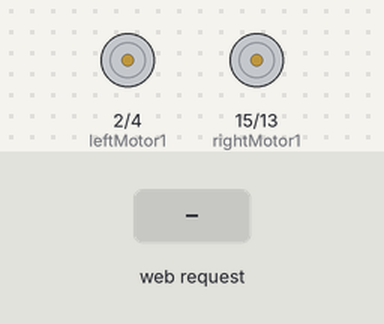
The sketch below on a simulated ESP32. On the bench: motor-driver pin pairs drawn as motors (green arrow = first pin HIGH = forward, orange = second pin HIGH = backward, longer = more drive, scaled by the enable pin). The test bench sets the inputs (shaded band). WiFi joins after 1.5 s; servers stay silent unless stated; what the sketch prints to the serial monitor is not drawn.

Above: at 2.7 s.
2.8 s: HTTP request GET /forward received
At 3.6 s:
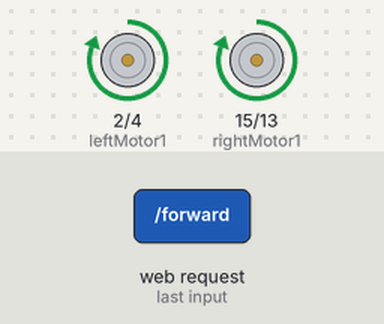
4.3 s: HTTP request GET /reverse received
At 4.8 s:
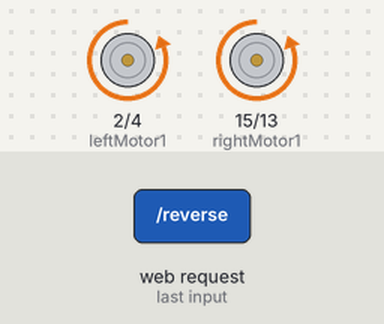
5.8 s: HTTP request GET /left received
At 7.0 s:
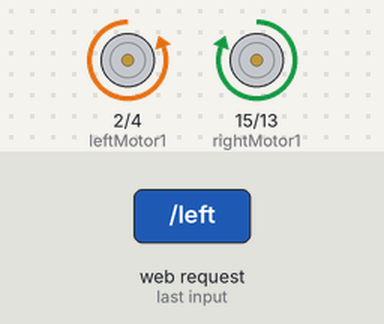
7.3 s: HTTP request GET /munduki received
At 8.3 s:
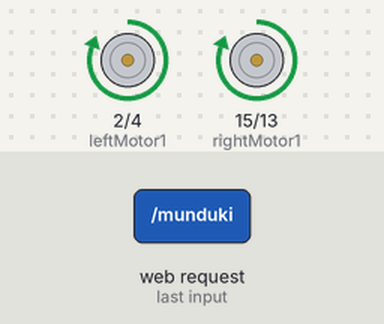
8.8 s: HTTP request GET /venaka received
At 9.4 s:
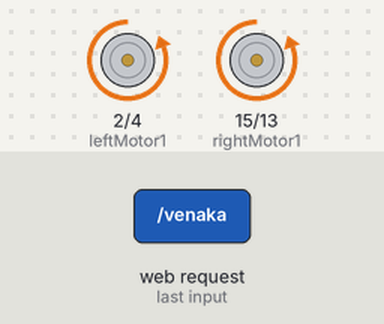
Timing chart, 0 to 11.3 s (numbered marks = the images above; inputs shaded):
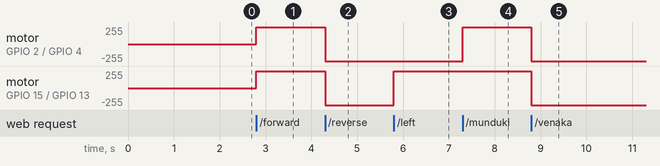

The sketch:

run.ino
```cpp
#include <WiFi.h>
#include<Arduino.h>
WiFiClient client;
WiFiServer server(80);
const char* ssid = "ARUN_KUMAR";
const char* password = "arunkumar";
String  command =""; // Command received from Android device

// Set Motor Control Pins
int rightMotor2 = 13;    // D7 - right Motor -
int rightMotor1 = 15;    // D8 - right Motor +
int leftMotor2 = 4;    // D3 - left Motor -
int leftMotor1 = 2;    // D4 - left Motor +
int eneLeftMotor = 12;  // D6 - enable Mortor Left
int eneRightMotor = 14; // D5 - enable Mortor Right


void setup()
{
  Serial.begin(115200);

  pinMode(eneLeftMotor, OUTPUT);
  pinMode(eneRightMotor, OUTPUT);
  pinMode(leftMotor1, OUTPUT);
  pinMode(leftMotor2, OUTPUT);
  pinMode(rightMotor1, OUTPUT);
  pinMode(rightMotor2, OUTPUT);

  digitalWrite(eneLeftMotor,LOW);
  digitalWrite(eneRightMotor,LOW);
  digitalWrite(leftMotor1,LOW);
  digitalWrite(leftMotor2,LOW);
  digitalWrite(rightMotor1,LOW);
  digitalWrite(rightMotor2,LOW);

  connectWiFi();
  server.begin();
}

void loop()
{
    client = server.available();
    if (!client) return;
    command = checkClient ();

         if (command == "forward" || command == "munduki" || command == "aage")  forwardMotor();
    else if (command == "reverse" || command == "venaka"  || command == "piche") reverseMotor();
    else if (command == "left"    || command == "yedama"  || command == "die")   leftMotor();
    else if (command == "right"   || command == "kudi"    || command == "bhai")  rightMotor();
    else if (command == "stop"    || command == "aagu"    || command == "ruk")   stopMotor();

    sendBackEcho(command); // send command echo back to android device
    command = "";
}

/* command motor forward */
void forwardMotor(void)
{
  digitalWrite(eneLeftMotor,HIGH);
  digitalWrite(eneRightMotor,HIGH);

  digitalWrite(leftMotor1,HIGH);
  digitalWrite(leftMotor2,LOW);
  digitalWrite(rightMotor1,HIGH);
  digitalWrite(rightMotor2,LOW);
}

/* command motor backward */
void reverseMotor(void)
{
  digitalWrite(eneLeftMotor,HIGH);
  digitalWrite(eneRightMotor,HIGH);

  digitalWrite(leftMotor1,LOW);
  digitalWrite(leftMotor2,HIGH);
  digitalWrite(rightMotor1,LOW);
  digitalWrite(rightMotor2,HIGH);
}

/* command motor turn left */
void leftMotor(void)
{
  digitalWrite(eneLeftMotor,HIGH);
  digitalWrite(eneRightMotor,HIGH);

  digitalWrite(leftMotor1,LOW);
  digitalWrite(leftMotor2,HIGH);
  digitalWrite(rightMotor1,HIGH);
  digitalWrite(rightMotor2,LOW);
}

/* command motor turn right */
void rightMotor(void)
{
  digitalWrite(eneLeftMotor,HIGH);
  digitalWrite(eneRightMotor,HIGH);

  digitalWrite(leftMotor1,HIGH);
  digitalWrite(leftMotor2,LOW);
  digitalWrite(rightMotor1,LOW);
  digitalWrite(rightMotor2,HIGH);
}

/* command motor stop */
void stopMotor(void)
{
  digitalWrite(eneLeftMotor,LOW);
  digitalWrite(eneRightMotor,LOW);

  digitalWrite(leftMotor1,LOW);
  digitalWrite(leftMotor2,LOW);
  digitalWrite(rightMotor1,LOW);
  digitalWrite(rightMotor2,LOW);
}

/* connecting WiFi */
void connectWiFi()
{
  Serial.println("Connecting to WIFI");
  WiFi.begin(ssid, password);
  while ((!(WiFi.status() == WL_CONNECTED)))
  {
    delay(300);
    Serial.print("..");
  }
  Serial.println("");
  Serial.println("WiFi connected");
  Serial.println("NodeMCU Local IP is : ");
  Serial.print((WiFi.localIP()));
}

/* check command received from Android Device */
String checkClient (void)
{
  while(!client.available()) delay(1);
  String request = client.readStringUntil('\r');
  request.remove(0, 5);
  request.remove(request.length()-9,9);
  return request;
}

/* send command echo back to android device */
void sendBackEcho(String echo)
{
  client.println("HTTP/1.1 200 OK");
  client.println("Content-Type: text/html");
  client.println("");
  client.println("<!DOCTYPE HTML>");
  client.println("<html>");
  client.println(echo);
  client.println("</html>");
  client.stop();
  delay(1);
}
```

Measured:
- after the input at 2.8 s, motor on GPIO 2 (leftMotor1) / GPIO 4 (leftMotor2), motor on GPIO 15 (rightMotor1) / GPIO 13 (rightMotor2): stopped → forward 255/255 at once
- after the input at 4.3 s, motor on GPIO 2 (leftMotor1) / GPIO 4 (leftMotor2), motor on GPIO 15 (rightMotor1) / GPIO 13 (rightMotor2): forward 255/255 → backward 255/255 at once
- after the input at 5.8 s, motor on GPIO 15 (rightMotor1) / GPIO 13 (rightMotor2): backward 255/255 → forward 255/255 at once
- after the input at 7.3 s, motor on GPIO 2 (leftMotor1) / GPIO 4 (leftMotor2): backward 255/255 → forward 255/255 at once
- after the input at 8.8 s, motor on GPIO 2 (leftMotor1) / GPIO 4 (leftMotor2), motor on GPIO 15 (rightMotor1) / GPIO 13 (rightMotor2): forward 255/255 → backward 255/255 at once
